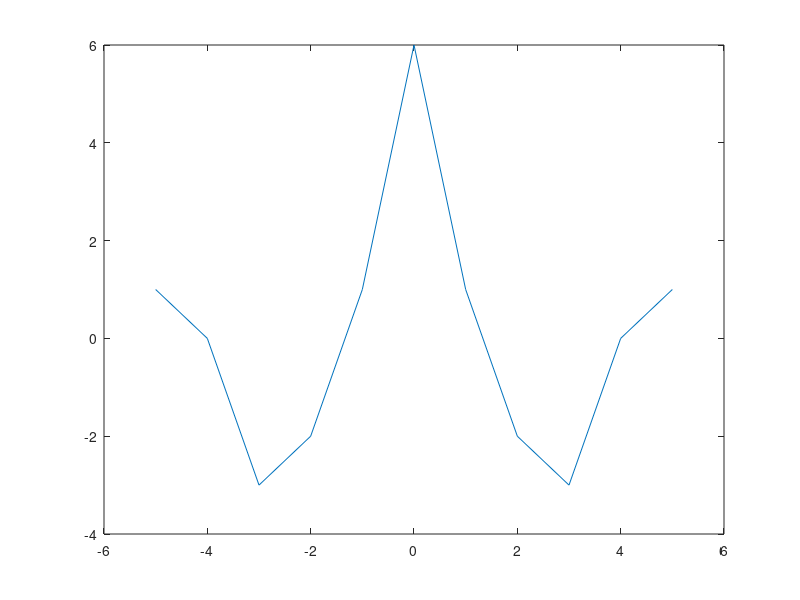
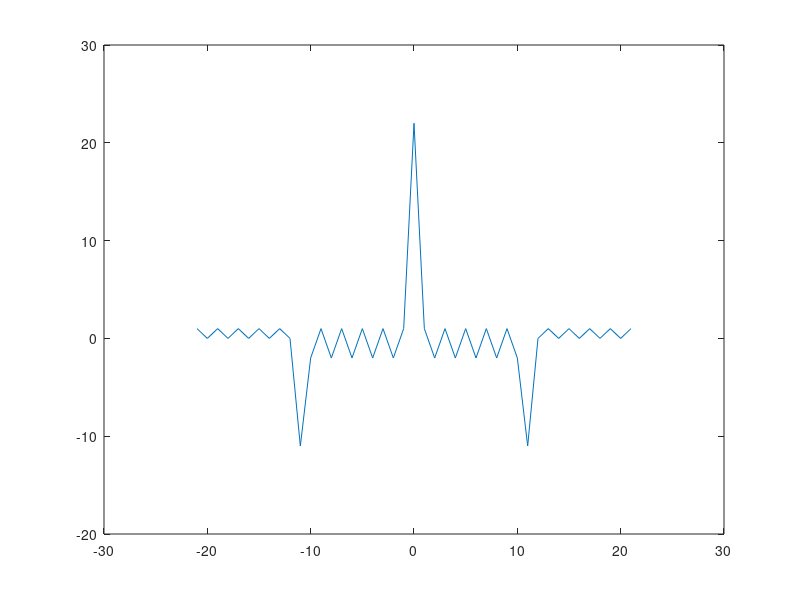
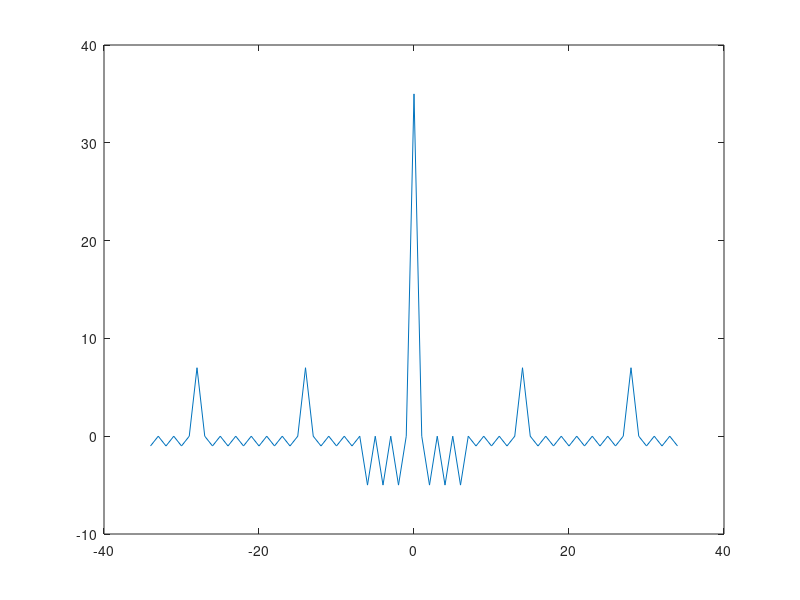
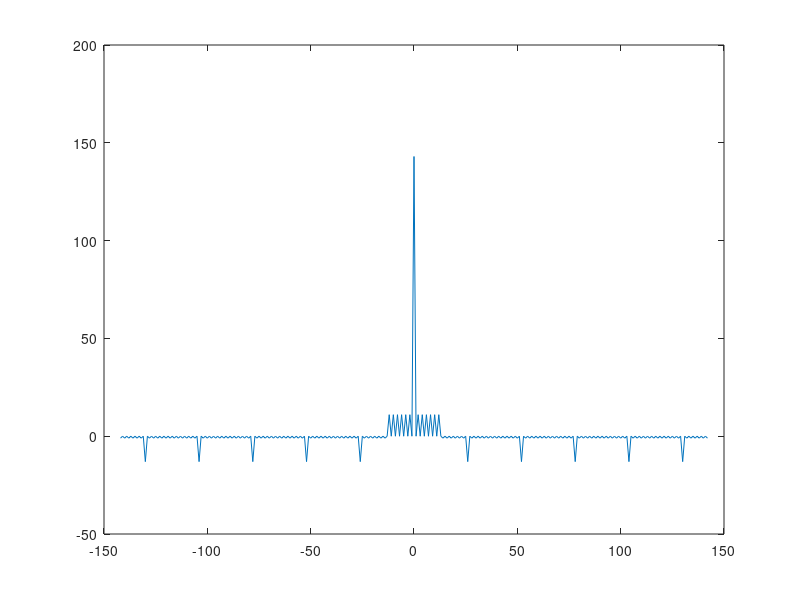

MATLAB code for these plots, in order: (Note: this script raises an error after producing the figures.)
clear all;
close all;

c2 = [1 -1];
c3 = [1 1 -1];
c4 = [1 1 1 -1];
c5 = [1 1 1 -1 1];
c7 = [1 1 1 -1 -1 1 -1];
c11 = [1 1 1 -1 -1 -1 1 -1 -1 1 -1];
c13 = [ 1 1 1 1 1 -1 -1 1 1 -1 1 -1 1];

c12 = kron (c2,c3);
[ c12_cron , t12 ] = xcorr(c12);

c22 = kron (c2,c11);
[ c22_cron , t22 ] = xcorr(c22);

c35 = kron (c5,c7);
[ c35_cron , t35 ] = xcorr(c35);

c143 = kron (c11,c13);
[ c143_cron , t143 ] = xcorr(c143);

figure();
plot(t12,c12_cron);

figure();
plot(t22,c22_cron);

figure();
plot(t35,c35_cron);

figure();
plot(t143,c143_cron);

fig = figure();
fig.Name = 'Ambiguity Function';
%ambFun = ambgfun(c13,1000,1000);
%[afmag,delay,doppler] =
ambgfun(c13,1000,1000);


